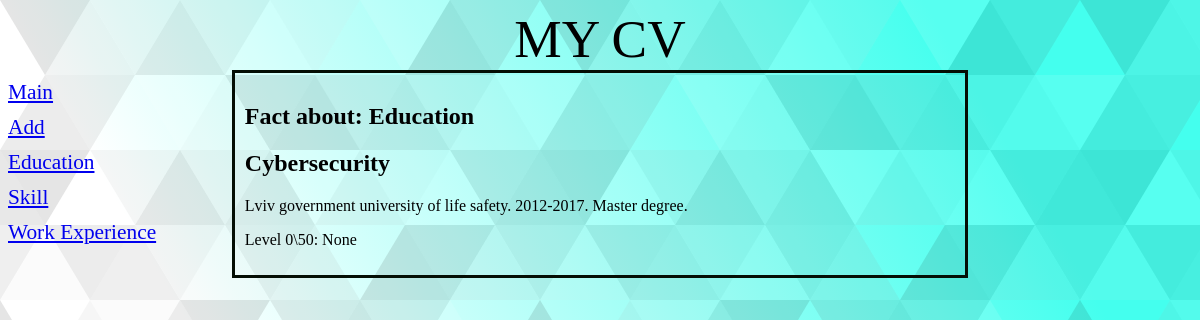
Page /cv/3/ on the committed database.
### cv/models.py (models this page shows, shortened)
class Rubric(models.Model):
    name=models.CharField(max_length=20, db_index=True, verbose_name='Rubric')
    class Meta:
        verbose_name_plural='Rubrics'
        verbose_name='Rubric'
        ordering=['name']

class Bd(models.Model):
    fact=models.CharField(max_length=50, verbose_name='Fact')
    content=models.TextField(null=True, blank=True, verbose_name='Description')
    level=models.FloatField(null=True, blank=True, verbose_name='Level')
    published=models.DateTimeField(auto_now_add=True, db_index=True, verbose_name='Publicate')
    rubric=models.ForeignKey('Rubric', null=True, on_delete=models.PROTECT, verbose_name='Rubric')
    class Meta:
        verbose_name_plural='Facts'
        verbose_name='Fact'
        ordering=['-level']

### cv/views.py (the view)
# urls.py: path('<int:rubric_id>/', by_rubric, name='by_rubric'),
def by_rubric(request, rubric_id):
    bbs=Bd.objects.filter(rubric=rubric_id)
    rubrics=Rubric.objects.all()
    current_rubric=Rubric.objects.get(pk=rubric_id)
    context = {'bbs': bbs, 'rubrics':rubrics, 'current_rubric':current_rubric}
    return render(request, 'cv/by_rubric.html', context)

### cv/templates/cv/by_rubric.html (shortened to what this page needs)
{% extends "layout/basic.html" %}
{% block content %}
<h2>Fact about: {{current_rubric.name}}</h2>
{% for bb in bbs %}
<div>
    <h2>{{bb.fact}}</h2>
    <p>{{bb.content}}</p>
    <p>Level 0\50: {{bb.level}}</p>
</div>
{% endfor %}
{% endblock %}

### cv/templates/layout/basic.html (shortened to what this page needs)
{% load static %}
<!DOCTYPE html>
<html>
    <head>
        <link rel='stylesheet' type='text/css' href="{% static 'cv/style.css' %}">
    </head>
    <body>
        <header>My CV</header>
        <nav>
            <a href="{% url 'index' %}">Main</a>
            <a href="{% url 'add' %}">Add</a>
            {% for rubric in rubrics %}
            <a href="{% url 'by_rubric' rubric.pk %}">{{rubric.name}}</a>
            {% endfor %}
        </nav>
        <section>
            {% block content %}
            {% endblock %}
        </section>
    </body>

### cv/static/cv/style.css (style rules this page uses)
body { background-color: #ffffff; background-attachment: fixed; background-size: cover; }
header { font-size: 40pt; text-transform: uppercase; text-align: center; }
nav { font-size: 16pt; width: 150px; float: left; }
nav a { display: block; margin: 10px 0px; }
section { margin: auto; width: 60%; border: 3px solid rgb(4, 14, 4); padding: 10px; }

### rows in the picture
Rubric: name "Education"
Rubric: name "Skill"
Rubric: name "Work Experience"
Bd: fact "Cybersecurity", content "Lviv government university of life safety. 2012-2017. Master degree.", level "None"
